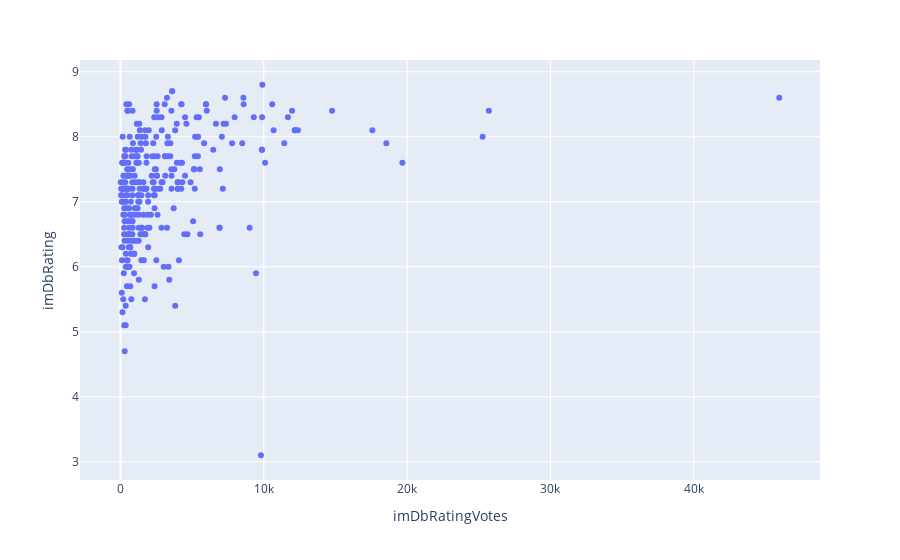

Notebook cell for this chart:
### Code cell
px.scatter(meta,
           x = 'imDbRatingVotes',
           y = 'imDbRating',
           hover_data = ['title'])

### Figure 1 — Plotly figure (JSON) as saved in the notebook; plotly's stock layout.template omitted (floating-point values rounded to 4 significant figures; data arrays with more than 128 entries replaced by an {"elided": "..."} marker saying what was removed)
{"data": [{"customdata": {"elided": "314x1 str values"}, "hovertemplate": "imDbRatingVotes=%{x}<br>imDbRating=%{y}<br>title=%{customdata[0]}<extra></extra>", "legendgroup": "", "marker": {"color": "#636efa", "symbol": "circle"}, "mode": "markers", "name": "", "orientation": "v", "showlegend": false, "type": "scatter", "x": {"elided": "314 int values"}, "xaxis": "x", "y": {"elided": "314 float values"}, "yaxis": "y"}], "layout": {"legend": {"tracegroupgap": 0}, "margin": {"t": 60}, "xaxis": {"anchor": "y", "domain": [0, 1], "title": {"text": "imDbRatingVotes"}}, "yaxis": {"anchor": "x", "domain": [0, 1], "title": {"text": "imDbRating"}}}}
